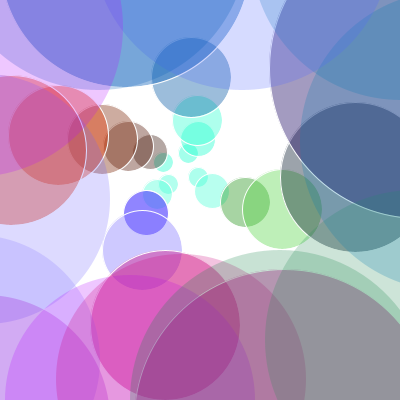
Frame 1 (no input)
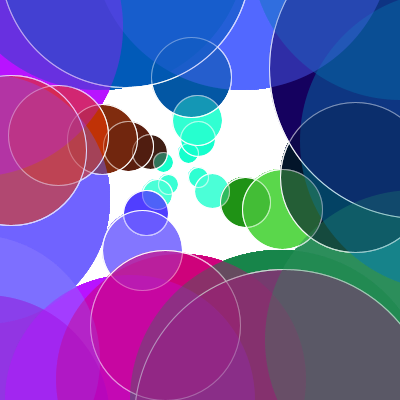
Frame 60 (the mouse pressed at the canvas centre just before this capture)
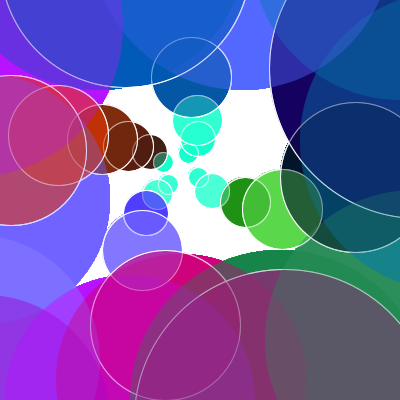
Frame 120 (the mouse held since frame 60 and released just before this capture)

The Processing sketch that drew these frames (run headless with seeded random() and noise(); from frame 60 on, the mouse is pressed at the canvas centre):

// Processing sketch: processing_131981
// ── processing_131981.pde

//canvas
void setup(){
  background(255);
  size(400, 400);
}

//art
void draw() {
  //instance of many circles
  fill (47,255,209,100);
  stroke (255,255,255);
  ellipse(198,177,20,20);
  
  fill (73,255,215,100);
  stroke (255,255,255);
  ellipse(212,191,35,35);

  fill (31,145,20,100);
  stroke (255,255,255);
  ellipse(245,202,50,50);
  
  fill (89,214,73,100);
  stroke (255,255,255);
  ellipse(282,209,80,80);
  
  fill (3,21,40,100);
  stroke (255,255,255);
  ellipse(355,177,150,150);
  
  fill (58,255,212,100);
  stroke (255,255,255);
  ellipse(168,184,20,20);
  
  fill (73,255,215,100);
  stroke (255,255,255);
  ellipse(157,194,30,30);
  
  fill (80,60,255,100);
  stroke (255,255,255);
  ellipse(146,213,45,45);
  
  fill (80,60,255,100);
  stroke (255,255,255);
  ellipse(146,213,45,45);
  
  fill (129,117,255,100);
  stroke (255,255,255);
  ellipse(142,250,80,80);
  
  fill (206,3,123,100);
  stroke (255,255,255);
  ellipse(165,325,150,150);
  
  fill (191,1,138,100);
  stroke (255,255,255);
  ellipse(284,419,300,300);
  
  fill (20,0,94,100);
  stroke (255,255,255);
  ellipse(419,68,300,300);
  
  fill (24,255,204,100);
  stroke (255,255,255);
  ellipse(163,162,20,20);
  
  fill (64,30,20,100);
  stroke (255,255,255);
  ellipse(150,152,35,35);
  
  fill (90,28,12,100);
  stroke (255,255,255);
  ellipse(128,146,50,50);
  
  fill (128,43,12,100);
  stroke (255,255,255);
  ellipse(102,139,70,70);
  
  fill (229,53,2,100);
  stroke (255,255,255);
  ellipse(58,135,100,100);
  
  fill (230,51,0,100);
  stroke (255,255,255);
  ellipse(11,150,150,150);
  
  fill (20,255,203,100);
  stroke (255,255,255);
  ellipse(188,153,20,20);
  
  fill (21,255,204,100);
  stroke (255,255,255);
  ellipse(198,139,35,35);
  
  fill (49,255,210,100);
  stroke (255,255,255);
  ellipse(197,120,50,50);
  
  fill (3,87,163,100);
  stroke (255,255,255);
  ellipse(191,77,80,80);
  
  fill (1,89,184,100);
  stroke (255,255,255);
  ellipse(125,-38,250,250);
  
  //all main circles completed
  //now edge circles
  
  fill (112,96,255,60);
  noStroke();
  ellipse(-15,199,250,250);
  
  fill (134,121,255,60);
  noStroke();
  ellipse(-25,360,250,250);
  
  fill (152,2,202,60);
  noStroke();
  ellipse(-15,420,250,250);
  
  fill (183,19,255,60);
  noStroke();
  ellipse(130,400,250,250);
  
  fill (206,0,122,60);
  noStroke();
  ellipse(181,379,250,250);
  
  fill (20,131,73,60);
  noStroke();
  ellipse(280,400,300,300);
  
  fill (42,142,90,60);
  noStroke();
  ellipse(415,340,300,300);
  
  fill (3,124,176,60);
  noStroke();
  ellipse(450,141,300,300);
  
  fill (3,120,180,60);
  noStroke();
  ellipse(401,-50,300,300);
  
  fill (80,100,255,60);
  noStroke();
  ellipse(242,-60,300,300);
  
  fill (1,88,184,60);
  noStroke();
  ellipse(98,-60,300,300);
  
  fill (183,19,255,60);
  noStroke();
  ellipse(-27,27,300,300);
}
